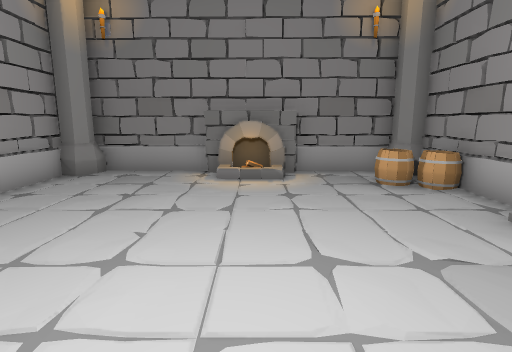
[1] (above)

14 first-person views from a walk through a scene from a Unity 3-D project. The camera is 1.5 m above the floor, tilts 10° down and sees 80° across. The floor is counted in squares, 1 m on a side. Each view is taken from the middle of a square. On the plan, view 1 faces up. The plan holds only what a view shows up to about 15 squares ahead; the rest is blank. The player is left out. Door leaves are left out, so doorways stand open.

[2]
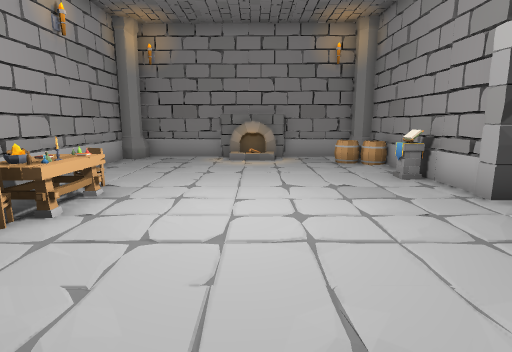

[3]
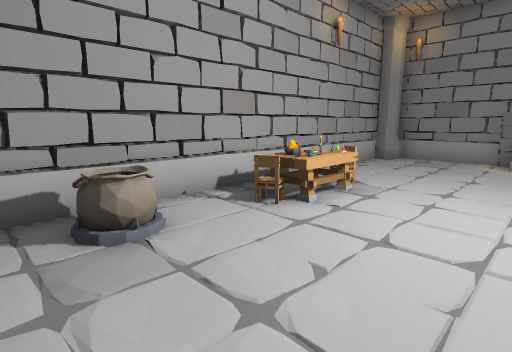

[4]
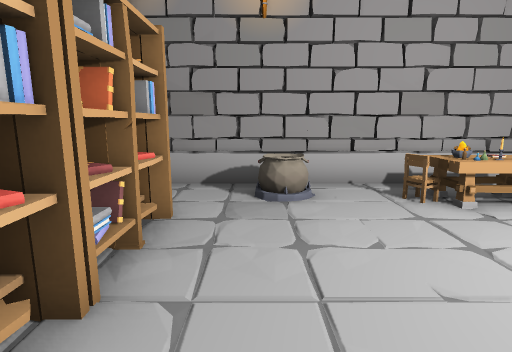

[5]
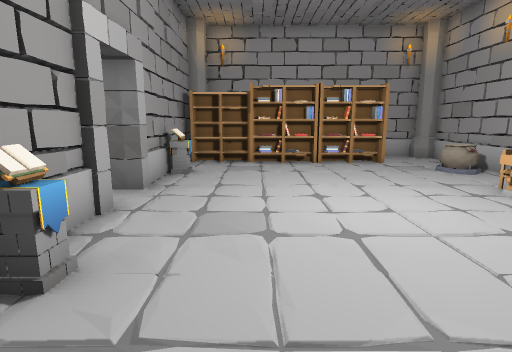

[6]
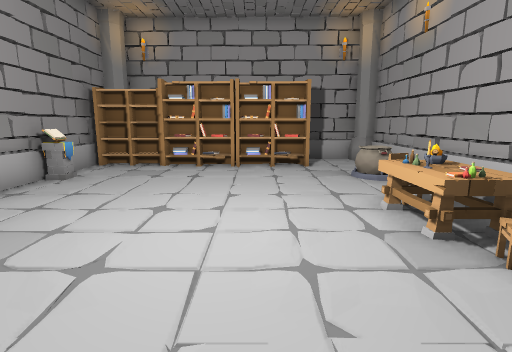

[7]
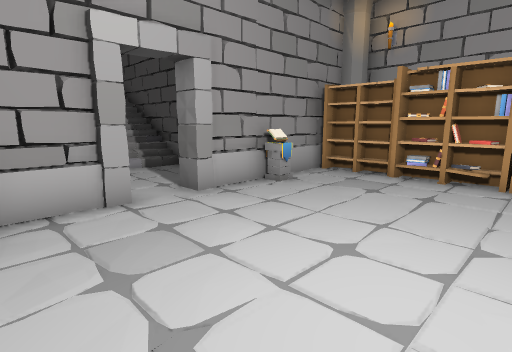

[8]
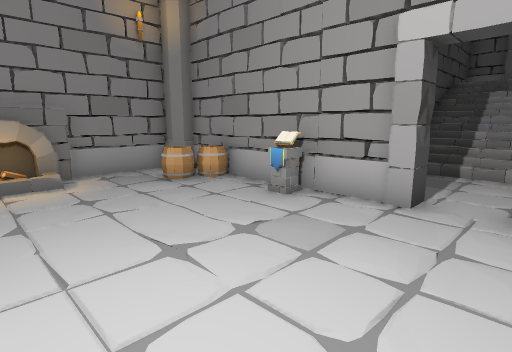

[9]
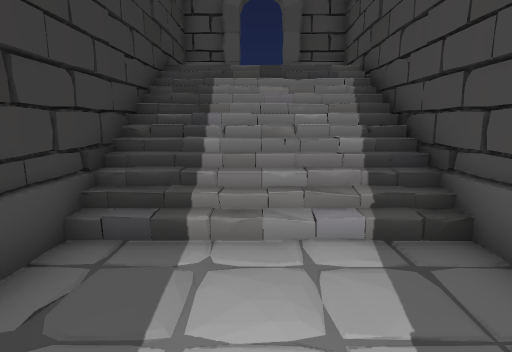

[10]
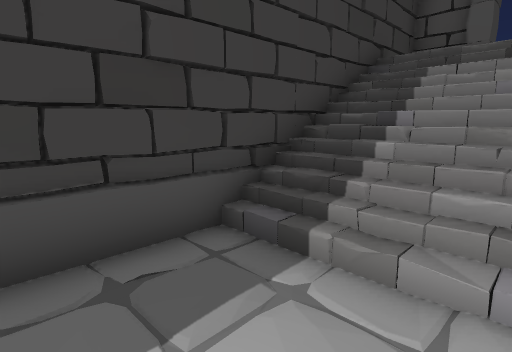

[11]
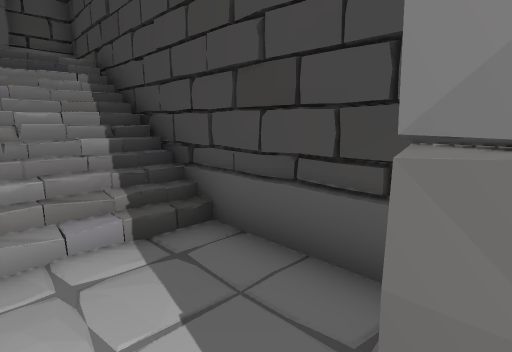

[12]
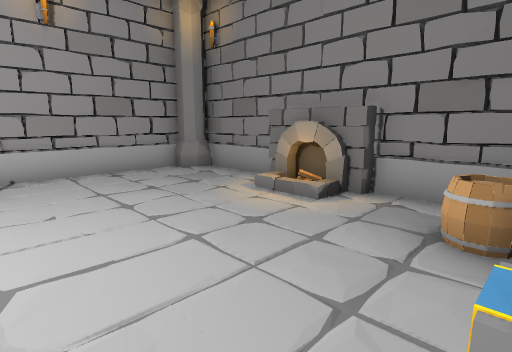

[13]
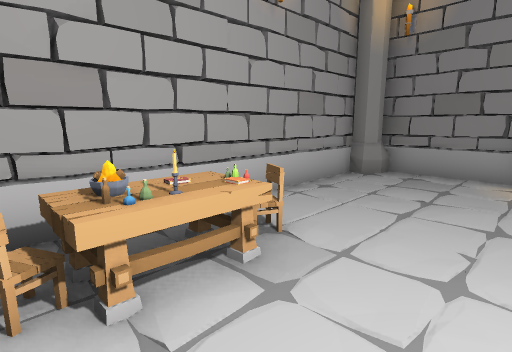

[14]
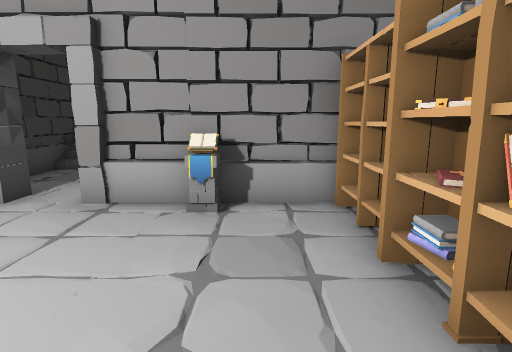

### Floor plan
Key: @ floor where view 1 was taken; # wall or solid block; . main floor; : floor 0.25 m higher than the main floor; / step, stairs or slope; = window, fence, low wall or low ledge; C column; F fireplace; B barrel; H chair; K books; A candle; O other object.
Columns run from 6 left of view 1 to 14 right of it. Each row starts with its distance up from view 1.
 10 ############
  9 #C...FFF##C#
  8 #....::..BB#
  7 #........BB#
  6 #..........#
  5 #..........#
  4 #.H.......O##########
  3 #.O........#...///=/#
  2 #.OK.......#.../////
  1 #OAO.........../////
  0 #.H...@....#.../////
 -1 #..........#.../////
 -2 #OO.......O##########
 -3 #OO....... #
 -4 #=.K.K..K ##
 -5 #=.KKKKKK##
 -6 #C
 -7 ####

Positions as (right, up) in squares from view 1, and headings:
1: (0, 0), facing up
2: (0, -4), facing up
3: (0, -4), facing up-left
4: (2, -3), facing left
5: (2, 7), facing down
6: (-1, 6), facing down
7: (-1, 4), facing down-right
8: (-1, 0), facing up-right
9: (5, 1), facing right
10: (6, 0), facing up-right
11: (5, 1), facing down-right
12: (4, 3), facing up-left
13: (-1, 0), facing up-left
14: (-1, -3), facing right
